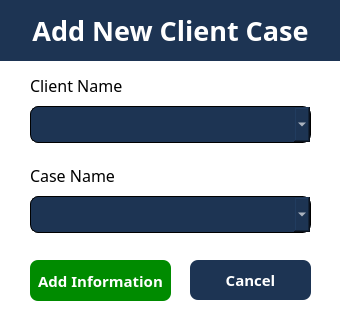
<?xml version="1.0" encoding="UTF-8"?>
<ui version="4.0">
 <class>addClientCase</class>
 <widget class="QDialog" name="addClientCase">
  <property name="geometry">
   <rect>
    <x>0</x>
    <y>0</y>
    <width>340</width>
    <height>330</height>
   </rect>
  </property>
  <property name="windowTitle">
   <string>Dialog</string>
  </property>
  <property name="styleSheet">
   <string notr="true">QDialog{
background-color: white;
}

#titleWidget{
background-color: #1d3453;
}
#title_2{
color: white;
}

QLineEdit{
	border:1px solid gray;
	border-radius: 6px;
	padding-left: 15px;
	height: 35px;
}

QComboBox{
border: 1px solid black;
border-radius: 8px;
background-color: #1d3453;
color: white;
height: 35px;


}

QDateEdit{
	border:1px solid gray;
	border-radius: 8px;
	padding-left: 15px;
	height: 35px;
	background-color: #1d3453;
color: white;
}</string>
  </property>
  <widget class="QWidget" name="titleWidget" native="true">
   <property name="geometry">
    <rect>
     <x>0</x>
     <y>0</y>
     <width>461</width>
     <height>61</height>
    </rect>
   </property>
   <widget class="QLabel" name="title_2">
    <property name="geometry">
     <rect>
      <x>0</x>
      <y>10</y>
      <width>341</width>
      <height>41</height>
     </rect>
    </property>
    <property name="font">
     <font>
      <family>Poppins</family>
      <pointsize>20</pointsize>
      <weight>75</weight>
      <bold>true</bold>
     </font>
    </property>
    <property name="text">
     <string>Add New Client Case</string>
    </property>
    <property name="alignment">
     <set>Qt::AlignCenter</set>
    </property>
   </widget>
  </widget>
  <widget class="QPushButton" name="add_client_Case">
   <property name="geometry">
    <rect>
     <x>30</x>
     <y>260</y>
     <width>141</width>
     <height>41</height>
    </rect>
   </property>
   <property name="font">
    <font>
     <family>Poppins</family>
     <pointsize>11</pointsize>
     <weight>75</weight>
     <bold>true</bold>
    </font>
   </property>
   <property name="styleSheet">
    <string notr="true">QPushButton{
	background-color: rgb(0, 139, 0);
	color:white;
	border:none;
	border-radius: 8px;
	font-weight: bold;
	font-size: 11pt;
}

QPushButton:hover{
	background-color: rgb(0, 170, 0);
}</string>
   </property>
   <property name="text">
    <string>Add Information</string>
   </property>
  </widget>
  <widget class="QPushButton" name="add_info_cancel">
   <property name="geometry">
    <rect>
     <x>190</x>
     <y>260</y>
     <width>121</width>
     <height>40</height>
    </rect>
   </property>
   <property name="font">
    <font>
     <family>Poppins</family>
     <pointsize>11</pointsize>
     <weight>75</weight>
     <bold>true</bold>
    </font>
   </property>
   <property name="styleSheet">
    <string notr="true">QPushButton{
	background-color: #1d3453;
	color:white;
	border:none;
	border-radius: 8px;
	font-weight: bold;
	font-size: 11pt;
}

QPushButton:hover{
	background-color: rgb(53, 96, 153)
}</string>
   </property>
   <property name="text">
    <string>Cancel</string>
   </property>
  </widget>
  <widget class="QWidget" name="layoutWidget">
   <property name="geometry">
    <rect>
     <x>30</x>
     <y>70</y>
     <width>281</width>
     <height>73</height>
    </rect>
   </property>
   <layout class="QVBoxLayout" name="verticalLayout">
    <item>
     <widget class="QLabel" name="label_6">
      <property name="font">
       <font>
        <family>Poppins</family>
        <pointsize>12</pointsize>
       </font>
      </property>
      <property name="text">
       <string>Client Name</string>
      </property>
     </widget>
    </item>
    <item>
     <widget class="QComboBox" name="client_name_combo">
      <property name="font">
       <font>
        <family>Poppins</family>
       </font>
      </property>
     </widget>
    </item>
   </layout>
  </widget>
  <widget class="QWidget" name="layoutWidget">
   <property name="geometry">
    <rect>
     <x>30</x>
     <y>160</y>
     <width>281</width>
     <height>73</height>
    </rect>
   </property>
   <layout class="QVBoxLayout" name="verticalLayout_2">
    <item>
     <widget class="QLabel" name="label_5">
      <property name="font">
       <font>
        <family>Poppins</family>
        <pointsize>12</pointsize>
       </font>
      </property>
      <property name="text">
       <string>Case Name</string>
      </property>
     </widget>
    </item>
    <item>
     <widget class="QComboBox" name="client_case_combo">
      <property name="font">
       <font>
        <family>Poppins</family>
       </font>
      </property>
     </widget>
    </item>
   </layout>
  </widget>
 </widget>
 <resources/>
 <connections/>
</ui>
